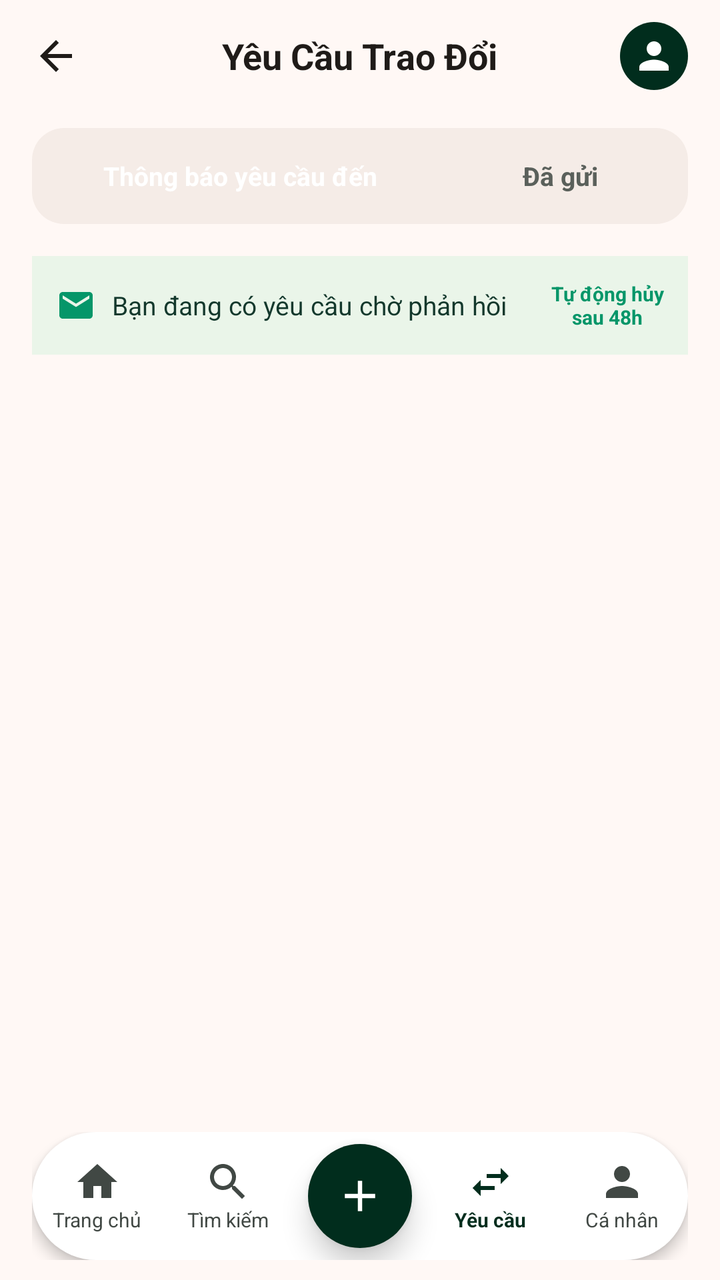
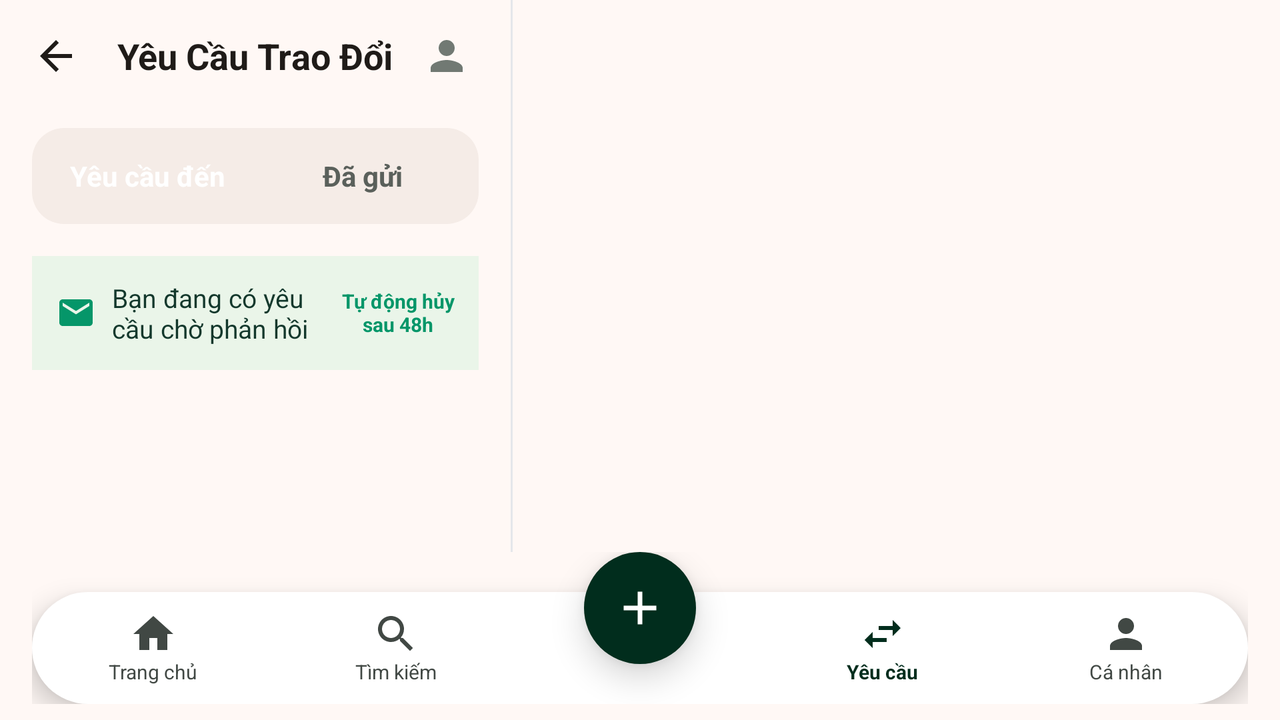

First picture: res/layout/ on a phone held upright. Second picture: the repository's own variant of that layout, on a device whose configuration matches the variant's folder. Source for both follows.
<!-- AndroidManifest.xml: application theme Theme.Project -->
<!-- res/layout/activity_manage_requests.xml -->
<?xml version="1.0" encoding="utf-8"?>
<RelativeLayout xmlns:android="http://schemas.android.com/apk/res/android"
    xmlns:app="http://schemas.android.com/apk/res-auto"
    android:layout_width="match_parent"
    android:layout_height="match_parent"
    android:background="@color/bg_surface">

    
    <RelativeLayout
        android:id="@+id/topBar"
        android:layout_width="match_parent"
        android:layout_height="56dp"
        android:paddingHorizontal="16dp"
        android:background="@color/bg_surface">

        <ImageView
            android:id="@+id/btnBack"
            android:layout_width="24dp"
            android:layout_height="24dp"
            android:layout_centerVertical="true"
            android:src="@drawable/ic_arrow_back"
            android:background="?attr/selectableItemBackgroundBorderless"
            app:tint="@color/text_primary" />

        <TextView
            android:id="@+id/tvHeaderTitle"
            android:layout_width="wrap_content"
            android:layout_height="wrap_content"
            android:layout_centerInParent="true"
            android:text="Yêu Cầu Trao Đổi"
            android:textColor="@color/text_primary"
            android:textSize="18sp"
            android:textStyle="bold" />

        <ImageView
            android:id="@+id/ivAvatarSmall"
            android:layout_width="34dp"
            android:layout_height="34dp"
            android:layout_alignParentEnd="true"
            android:layout_centerVertical="true"
            android:src="@drawable/ic_person"
            android:background="@drawable/bg_fab_add"
            android:padding="6dp"
            app:tint="@color/white" />
    </RelativeLayout>

    
    <LinearLayout
        android:id="@+id/layoutTabs"
        android:layout_width="match_parent"
        android:layout_height="wrap_content"
        android:layout_below="@id/topBar"
        android:layout_marginHorizontal="16dp"
        android:layout_marginTop="8dp"
        android:background="@drawable/bg_input_field"
        android:padding="4dp"
        android:orientation="horizontal">

        <TextView
            android:id="@+id/tvTabReceived"
            android:layout_width="0dp"
            android:layout_height="40dp"
            android:layout_weight="1.25"
            android:background="@drawable/bg_pill_active"
            android:gravity="center"
            android:paddingHorizontal="4dp"
            android:singleLine="true"
            android:ellipsize="end"
            android:text="@string/tab_requests_received"
            android:textColor="#FFFFFF"
            android:textSize="13sp"
            android:textStyle="bold" />

        <TextView
            android:id="@+id/tvTabSent"
            android:layout_width="0dp"
            android:layout_height="40dp"
            android:layout_weight="0.75"
            android:background="@android:color/transparent"
            android:gravity="center"
            android:text="@string/tab_requests_sent"
            android:textColor="@color/text_secondary"
            android:textSize="13sp"
            android:textStyle="bold" />
    </LinearLayout>

    
    <LinearLayout
        android:id="@+id/layoutSummaryBanner"
        android:layout_width="match_parent"
        android:layout_height="wrap_content"
        android:layout_below="@id/layoutTabs"
        android:layout_marginHorizontal="16dp"
        android:layout_marginTop="16dp"
        android:background="#EAF5E9"
        android:padding="12dp"
        android:orientation="horizontal"
        android:gravity="center_vertical">

        <ImageView
            android:layout_width="20dp"
            android:layout_height="20dp"
            android:src="@drawable/ic_mail"
            app:tint="@color/secondary_green" />

        <TextView
            android:id="@+id/tvSummaryCount"
            android:layout_width="0dp"
            android:layout_height="wrap_content"
            android:layout_marginStart="8dp"
            android:layout_weight="1"
            android:text="Bạn đang có yêu cầu chờ phản hồi"
            android:textColor="@color/primary_dark_green"
            android:textSize="13sp" />

        <TextView
            android:layout_width="wrap_content"
            android:layout_height="wrap_content"
            android:text="Tự động hủy\nsau 48h"
            android:textColor="@color/secondary_green"
            android:textSize="10sp"
            android:textStyle="bold"
            android:gravity="center_horizontal"/>
    </LinearLayout>

    
    <FrameLayout
        android:layout_width="match_parent"
        android:layout_height="match_parent"
        android:layout_below="@id/layoutSummaryBanner"
        android:layout_above="@id/bottomNavContainer">

        <androidx.recyclerview.widget.RecyclerView
            android:id="@+id/rvRequests"
            android:layout_width="match_parent"
            android:layout_height="match_parent"
            android:clipToPadding="false"
            android:paddingBottom="16dp" />

        <TextView
            android:id="@+id/tvEmpty"
            android:layout_width="wrap_content"
            android:layout_height="wrap_content"
            android:layout_gravity="center"
            android:text="Chưa có yêu cầu nào."
            android:textColor="@color/text_hint"
            android:textSize="14sp"
            android:visibility="gone" />
    </FrameLayout>

    
    <RelativeLayout
        android:id="@+id/bottomNavContainer"
        android:layout_width="match_parent"
        android:layout_height="wrap_content"
        android:layout_alignParentBottom="true"
        android:paddingHorizontal="16dp"
        android:paddingVertical="10dp">

        <LinearLayout
            android:layout_width="match_parent"
            android:layout_height="64dp"
            android:layout_centerVertical="true"
            android:background="@drawable/bg_bottom_nav"
            android:elevation="4dp"
            android:gravity="center"
            android:orientation="horizontal"
            android:weightSum="5">

            <LinearLayout
                android:id="@+id/btnNavHome"
                android:layout_width="0dp"
                android:layout_height="match_parent"
                android:layout_weight="1"
                android:gravity="center"
                android:orientation="vertical">
                <ImageView
                    android:layout_width="24dp"
                    android:layout_height="24dp"
                    android:src="@drawable/ic_home"
                    app:tint="@color/on_surface_variant" />
                <TextView
                    android:layout_width="wrap_content"
                    android:layout_height="wrap_content"
                    android:text="Trang chủ"
                    android:textColor="@color/on_surface_variant"
                    android:textSize="10sp" />
            </LinearLayout>

            <LinearLayout
                android:id="@+id/btnNavSearch"
                android:layout_width="0dp"
                android:layout_height="match_parent"
                android:layout_weight="1"
                android:gravity="center"
                android:orientation="vertical">
                <ImageView
                    android:layout_width="24dp"
                    android:layout_height="24dp"
                    android:src="@drawable/ic_search"
                    app:tint="@color/on_surface_variant" />
                <TextView
                    android:layout_width="wrap_content"
                    android:layout_height="wrap_content"
                    android:text="Tìm kiếm"
                    android:textColor="@color/on_surface_variant"
                    android:textSize="10sp" />
            </LinearLayout>

            <View
                android:layout_width="0dp"
                android:layout_height="match_parent"
                android:layout_weight="1" />

            <LinearLayout
                android:id="@+id/btnNavRequests"
                android:layout_width="0dp"
                android:layout_height="match_parent"
                android:layout_weight="1"
                android:gravity="center"
                android:orientation="vertical">
                <ImageView
                    android:layout_width="24dp"
                    android:layout_height="24dp"
                    android:src="@drawable/ic_swap_horiz"
                    app:tint="@color/primary" />
                <TextView
                    android:layout_width="wrap_content"
                    android:layout_height="wrap_content"
                    android:text="Yêu cầu"
                    android:textColor="@color/primary"
                    android:textSize="10sp"
                    android:textStyle="bold" />
            </LinearLayout>

            <LinearLayout
                android:id="@+id/btnNavProfile"
                android:layout_width="0dp"
                android:layout_height="match_parent"
                android:layout_weight="1"
                android:gravity="center"
                android:orientation="vertical">
                <ImageView
                    android:layout_width="24dp"
                    android:layout_height="24dp"
                    android:src="@drawable/ic_person"
                    app:tint="@color/on_surface_variant" />
                <TextView
                    android:layout_width="wrap_content"
                    android:layout_height="wrap_content"
                    android:text="Cá nhân"
                    android:textColor="@color/on_surface_variant"
                    android:textSize="10sp" />
            </LinearLayout>
        </LinearLayout>

        <ImageView
            android:id="@+id/fabAddBook"
            android:layout_width="52dp"
            android:layout_height="52dp"
            android:layout_centerInParent="true"
            android:background="@drawable/bg_fab_add"
            android:elevation="8dp"
            android:padding="13dp"
            android:src="@drawable/ic_add"
            app:tint="@color/white" />
    </RelativeLayout>
</RelativeLayout>
<!-- resources referenced by this layout -->
<resources>
  <color name="bg_surface">#FFF8F5</color>
  <color name="on_surface_variant">#414844</color>
  <color name="primary">#012D1D</color>
  <color name="primary_dark_green">#13382C</color>
  <color name="secondary_green">#059669</color>
  <color name="text_hint">#8A938C</color>
  <color name="text_primary">#1F1B18</color>
  <color name="text_secondary">#5A605B</color>
  <color name="white">#FFFFFFFF</color>
  <!-- drawable bg_bottom_nav (drawable) -->
  <?xml version="1.0" encoding="utf-8"?>
  <shape xmlns:android="http://schemas.android.com/apk/res/android">
      <solid android:color="@color/white" />
      <corners android:radius="34dp" />
  </shape>
  <!-- drawable bg_fab_add (drawable) -->
  <?xml version="1.0" encoding="utf-8"?>
  <shape xmlns:android="http://schemas.android.com/apk/res/android" android:shape="oval">
      <solid android:color="@color/primary" />
  </shape>
  <!-- drawable bg_input_field (drawable) -->
  <?xml version="1.0" encoding="utf-8"?>
  <shape xmlns:android="http://schemas.android.com/apk/res/android"
      android:shape="rectangle">
      <solid android:color="#F5ECE7" />
      <corners android:radius="16dp" />
  </shape>
  <!-- drawable ic_add (drawable) -->
  <vector xmlns:android="http://schemas.android.com/apk/res/android" android:width="24dp" android:height="24dp" android:viewportWidth="24" android:viewportHeight="24">
    <path android:fillColor="#FF000000" android:pathData="M19,13h-6v6h-2v-6H5v-2h6V5h2v6h6v2z"/>
  </vector>
  <!-- drawable ic_arrow_back (drawable) -->
  <vector xmlns:android="http://schemas.android.com/apk/res/android" android:width="24dp" android:height="24dp" android:viewportWidth="24" android:viewportHeight="24">
    <path android:fillColor="#FF000000" android:pathData="M20,11H7.83l5.59,-5.59L12,4l-8,8 8,8 1.41,-1.41L7.83,13H20v-2z"/>
  </vector>
  <!-- drawable ic_home (drawable) -->
  <vector xmlns:android="http://schemas.android.com/apk/res/android" android:width="24dp" android:height="24dp" android:viewportWidth="24" android:viewportHeight="24">
    <path android:fillColor="#FF000000" android:pathData="M10,20v-6h4v6h5v-8h3L12,3 2,12h3v8z"/>
  </vector>
  <!-- drawable ic_mail (drawable) -->
  <?xml version="1.0" encoding="utf-8"?>
  <vector xmlns:android="http://schemas.android.com/apk/res/android"
      android:width="24dp"
      android:height="24dp"
      android:viewportWidth="24"
      android:viewportHeight="24">
      <path
          android:fillColor="#717973"
          android:pathData="M20,4H4C2.9,4 2,4.9 2,6V18C2,19.1 2.9,20 4,20H20C21.1,20 22,19.1 22,18V6C22,4.9 21.1,4 20,4ZM20,8L12,13L4,8V6L12,11L20,6V8Z" />
  </vector>
  <!-- drawable ic_person (drawable) -->
  <?xml version="1.0" encoding="utf-8"?>
  <vector xmlns:android="http://schemas.android.com/apk/res/android"
      android:width="24dp"
      android:height="24dp"
      android:viewportWidth="24"
      android:viewportHeight="24">
      <path
          android:fillColor="#717973"
          android:pathData="M12,12C14.21,12 16,10.21 16,8C16,5.79 14.21,4 12,4C9.79,4 8,5.79 8,8C8,10.21 9.79,12 12,12ZM12,14C9.33,14 4,15.34 4,18V20H20V18C20,15.34 14.67,14 12,14Z" />
  </vector>
  <!-- drawable ic_swap_horiz (drawable) -->
  <vector xmlns:android="http://schemas.android.com/apk/res/android" android:width="24dp" android:height="24dp" android:viewportWidth="24" android:viewportHeight="24">
    <path android:fillColor="#FF000000" android:pathData="M6.99,11L3,15l3.99,4v-3H14v-2H6.99v-3zM21,9l-3.99,-4v3H10v2h7.01v3L21,9z"/>
  </vector>
  <string name="tab_requests_received">Thông báo yêu cầu đến</string>
  <string name="tab_requests_sent">Đã gửi</string>
  <style name="Theme.Project" parent="Base.Theme.Project" />
  <style name="Base.Theme.Project" parent="Theme.Material3.DayNight.NoActionBar">
          
          
      </style>
  <!-- some entries are left out for length -->
</resources>
<!-- res/layout-land/activity_manage_requests.xml (the repository's variant of the layout above) -->
<!-- drawn on the phone turned sideways -->
<?xml version="1.0" encoding="utf-8"?>
<RelativeLayout xmlns:android="http://schemas.android.com/apk/res/android"
    xmlns:app="http://schemas.android.com/apk/res-auto"
    android:layout_width="match_parent"
    android:layout_height="match_parent"
    android:background="@color/bg_surface">

    
    <LinearLayout
        android:layout_width="match_parent"
        android:layout_height="match_parent"
        android:layout_above="@+id/bottomNavContainer"
        android:baselineAligned="false"
        android:orientation="horizontal">

        
        
        
        <LinearLayout
            android:layout_width="0dp"
            android:layout_height="match_parent"
            android:layout_weight="4"
            android:orientation="vertical"
            android:paddingHorizontal="16dp">

            
            <RelativeLayout
                android:id="@+id/topBar"
                android:layout_width="match_parent"
                android:layout_height="56dp"
                android:background="@color/bg_surface">

                <ImageView
                    android:id="@+id/btnBack"
                    android:layout_width="24dp"
                    android:layout_height="24dp"
                    android:layout_centerVertical="true"
                    android:background="?attr/selectableItemBackgroundBorderless"
                    android:src="@drawable/ic_arrow_back"
                    app:tint="@color/text_primary" />

                <TextView
                    android:layout_width="wrap_content"
                    android:layout_height="wrap_content"
                    android:layout_centerInParent="true"
                    android:text="Yêu Cầu Trao Đổi"
                    android:textColor="@color/text_primary"
                    android:textSize="18sp"
                    android:textStyle="bold" />

                <ImageView
                    android:id="@+id/ivAvatarSmall"
                    android:layout_width="32dp"
                    android:layout_height="32dp"
                    android:layout_alignParentEnd="true"
                    android:layout_centerVertical="true"
                    android:background="@drawable/bg_avatar_circle"
                    android:padding="4dp"
                    android:src="@drawable/ic_person" />
            </RelativeLayout>

            
            <LinearLayout
                android:id="@+id/layoutTabs"
                android:layout_width="match_parent"
                android:layout_height="wrap_content"
                android:layout_marginTop="8dp"
                android:background="@drawable/bg_input_field"
                android:orientation="horizontal"
                android:padding="4dp">

                <TextView
                    android:id="@+id/tvTabReceived"
                    android:layout_width="0dp"
                    android:layout_height="40dp"
                    android:layout_weight="1"
                    android:background="@drawable/bg_pill_active"
                    android:gravity="center"
                    android:text="Yêu cầu đến"
                    android:textColor="#FFFFFF"
                    android:textSize="14sp"
                    android:textStyle="bold" />

                <TextView
                    android:id="@+id/tvTabSent"
                    android:layout_width="0dp"
                    android:layout_height="40dp"
                    android:layout_weight="1"
                    android:background="@android:color/transparent"
                    android:gravity="center"
                    android:text="Đã gửi"
                    android:textColor="@color/text_secondary"
                    android:textSize="14sp"
                    android:textStyle="bold" />
            </LinearLayout>

            
            <LinearLayout
                android:id="@+id/layoutSummaryBanner"
                android:layout_width="match_parent"
                android:layout_height="wrap_content"
                android:layout_marginTop="16dp"
                android:background="#EAF5E9"
                android:gravity="center_vertical"
                android:orientation="horizontal"
                android:padding="12dp">

                <ImageView
                    android:layout_width="20dp"
                    android:layout_height="20dp"
                    android:src="@drawable/ic_mail"
                    app:tint="@color/secondary_green" />

                <TextView
                    android:id="@+id/tvSummaryCount"
                    android:layout_width="0dp"
                    android:layout_height="wrap_content"
                    android:layout_marginStart="8dp"
                    android:layout_weight="1"
                    android:text="Bạn đang có yêu cầu chờ phản hồi"
                    android:textColor="@color/primary_dark_green"
                    android:textSize="13sp" />

                <TextView
                    android:layout_width="wrap_content"
                    android:layout_height="wrap_content"
                    android:gravity="center_horizontal"
                    android:text="Tự động hủy\nsau 48h"
                    android:textColor="@color/secondary_green"
                    android:textSize="10sp"
                    android:textStyle="bold" />
            </LinearLayout>
        </LinearLayout>

        
        <View
            android:layout_width="1dp"
            android:layout_height="match_parent"
            android:background="#E5E7EB" />

        
        
        
        <FrameLayout
            android:layout_width="0dp"
            android:layout_height="match_parent"
            android:layout_weight="6">

            <androidx.recyclerview.widget.RecyclerView
                android:id="@+id/rvRequests"
                android:layout_width="match_parent"
                android:layout_height="match_parent"
                android:clipToPadding="false"
                android:paddingHorizontal="16dp"
                android:paddingTop="8dp"
                android:paddingBottom="16dp" />

            <TextView
                android:id="@+id/tvEmpty"
                android:layout_width="wrap_content"
                android:layout_height="wrap_content"
                android:layout_gravity="center"
                android:text="Chưa có yêu cầu nào."
                android:textColor="@color/text_hint"
                android:textSize="14sp"
                android:visibility="gone" />
        </FrameLayout>
    </LinearLayout>

    
    
    
    <RelativeLayout
        android:id="@+id/bottomNavContainer"
        android:layout_width="match_parent"
        android:layout_height="wrap_content"
        android:layout_alignParentBottom="true"
        android:paddingHorizontal="16dp"
        android:paddingBottom="8dp">

        <LinearLayout
            android:layout_width="match_parent"
            android:layout_height="56dp"
            android:layout_marginTop="20dp"
            android:background="@drawable/bg_bottom_nav"
            android:elevation="8dp"
            android:gravity="center"
            android:orientation="horizontal"
            android:weightSum="5">

            <LinearLayout
                android:layout_width="0dp"
                android:layout_height="match_parent"
                android:layout_weight="1"
                android:gravity="center"
                android:orientation="vertical">

                <ImageView
                    android:layout_width="24dp"
                    android:layout_height="24dp"
                    android:src="@drawable/ic_home"
                    app:tint="@color/on_surface_variant" />

                <TextView
                    android:layout_width="wrap_content"
                    android:layout_height="wrap_content"
                    android:text="Trang chủ"
                    android:textColor="@color/on_surface_variant"
                    android:textSize="10sp" />
            </LinearLayout>

            <LinearLayout
                android:layout_width="0dp"
                android:layout_height="match_parent"
                android:layout_weight="1"
                android:gravity="center"
                android:orientation="vertical">

                <ImageView
                    android:layout_width="24dp"
                    android:layout_height="24dp"
                    android:src="@drawable/ic_search"
                    app:tint="@color/on_surface_variant" />

                <TextView
                    android:layout_width="wrap_content"
                    android:layout_height="wrap_content"
                    android:text="Tìm kiếm"
                    android:textColor="@color/on_surface_variant"
                    android:textSize="10sp" />
            </LinearLayout>

            
            <View
                android:layout_width="0dp"
                android:layout_height="match_parent"
                android:layout_weight="1" />

            <LinearLayout
                android:layout_width="0dp"
                android:layout_height="match_parent"
                android:layout_weight="1"
                android:gravity="center"
                android:orientation="vertical">

                <ImageView
                    android:layout_width="24dp"
                    android:layout_height="24dp"
                    android:src="@drawable/ic_swap_horiz"
                    app:tint="@color/primary" />

                <TextView
                    android:layout_width="wrap_content"
                    android:layout_height="wrap_content"
                    android:text="Yêu cầu"
                    android:textColor="@color/primary"
                    android:textSize="10sp"
                    android:textStyle="bold" />
            </LinearLayout>

            <LinearLayout
                android:layout_width="0dp"
                android:layout_height="match_parent"
                android:layout_weight="1"
                android:gravity="center"
                android:orientation="vertical">

                <ImageView
                    android:layout_width="24dp"
                    android:layout_height="24dp"
                    android:src="@drawable/ic_person"
                    app:tint="@color/on_surface_variant" />

                <TextView
                    android:layout_width="wrap_content"
                    android:layout_height="wrap_content"
                    android:text="Cá nhân"
                    android:textColor="@color/on_surface_variant"
                    android:textSize="10sp" />
            </LinearLayout>
        </LinearLayout>

        
        <ImageView
            android:layout_width="56dp"
            android:layout_height="56dp"
            android:layout_centerHorizontal="true"
            android:background="@drawable/bg_fab_add"
            android:elevation="10dp"
            android:padding="14dp"
            android:src="@drawable/ic_add"
            app:tint="@color/white" />
    </RelativeLayout>
</RelativeLayout>
<!-- resources referenced by the variant -->
<!-- as the phone turned sideways resolves them -->
<resources>
  <color name="bg_surface">#FFF8F5</color>
  <color name="on_surface_variant">#414844</color>
  <color name="primary">#012D1D</color>
  <color name="primary_dark_green">#13382C</color>
  <color name="secondary_green">#059669</color>
  <color name="text_hint">#8A938C</color>
  <color name="text_primary">#1F1B18</color>
  <color name="text_secondary">#5A605B</color>
  <color name="white">#FFFFFFFF</color>
  <!-- drawable bg_bottom_nav (drawable) -->
  <?xml version="1.0" encoding="utf-8"?>
  <shape xmlns:android="http://schemas.android.com/apk/res/android">
      <solid android:color="@color/white" />
      <corners android:radius="34dp" />
  </shape>
  <!-- drawable bg_fab_add (drawable) -->
  <?xml version="1.0" encoding="utf-8"?>
  <shape xmlns:android="http://schemas.android.com/apk/res/android" android:shape="oval">
      <solid android:color="@color/primary" />
  </shape>
  <!-- drawable bg_input_field (drawable) -->
  <?xml version="1.0" encoding="utf-8"?>
  <shape xmlns:android="http://schemas.android.com/apk/res/android"
      android:shape="rectangle">
      <solid android:color="#F5ECE7" />
      <corners android:radius="16dp" />
  </shape>
  <!-- drawable ic_add (drawable) -->
  <vector xmlns:android="http://schemas.android.com/apk/res/android" android:width="24dp" android:height="24dp" android:viewportWidth="24" android:viewportHeight="24">
    <path android:fillColor="#FF000000" android:pathData="M19,13h-6v6h-2v-6H5v-2h6V5h2v6h6v2z"/>
  </vector>
  <!-- drawable ic_arrow_back (drawable) -->
  <vector xmlns:android="http://schemas.android.com/apk/res/android" android:width="24dp" android:height="24dp" android:viewportWidth="24" android:viewportHeight="24">
    <path android:fillColor="#FF000000" android:pathData="M20,11H7.83l5.59,-5.59L12,4l-8,8 8,8 1.41,-1.41L7.83,13H20v-2z"/>
  </vector>
  <!-- drawable ic_home (drawable) -->
  <vector xmlns:android="http://schemas.android.com/apk/res/android" android:width="24dp" android:height="24dp" android:viewportWidth="24" android:viewportHeight="24">
    <path android:fillColor="#FF000000" android:pathData="M10,20v-6h4v6h5v-8h3L12,3 2,12h3v8z"/>
  </vector>
  <!-- drawable ic_mail (drawable) -->
  <?xml version="1.0" encoding="utf-8"?>
  <vector xmlns:android="http://schemas.android.com/apk/res/android"
      android:width="24dp"
      android:height="24dp"
      android:viewportWidth="24"
      android:viewportHeight="24">
      <path
          android:fillColor="#717973"
          android:pathData="M20,4H4C2.9,4 2,4.9 2,6V18C2,19.1 2.9,20 4,20H20C21.1,20 22,19.1 22,18V6C22,4.9 21.1,4 20,4ZM20,8L12,13L4,8V6L12,11L20,6V8Z" />
  </vector>
  <!-- drawable ic_person (drawable) -->
  <?xml version="1.0" encoding="utf-8"?>
  <vector xmlns:android="http://schemas.android.com/apk/res/android"
      android:width="24dp"
      android:height="24dp"
      android:viewportWidth="24"
      android:viewportHeight="24">
      <path
          android:fillColor="#717973"
          android:pathData="M12,12C14.21,12 16,10.21 16,8C16,5.79 14.21,4 12,4C9.79,4 8,5.79 8,8C8,10.21 9.79,12 12,12ZM12,14C9.33,14 4,15.34 4,18V20H20V18C20,15.34 14.67,14 12,14Z" />
  </vector>
  <!-- drawable ic_swap_horiz (drawable) -->
  <vector xmlns:android="http://schemas.android.com/apk/res/android" android:width="24dp" android:height="24dp" android:viewportWidth="24" android:viewportHeight="24">
    <path android:fillColor="#FF000000" android:pathData="M6.99,11L3,15l3.99,4v-3H14v-2H6.99v-3zM21,9l-3.99,-4v3H10v2h7.01v3L21,9z"/>
  </vector>
  <style name="Theme.Project" parent="Base.Theme.Project" />
  <style name="Base.Theme.Project" parent="Theme.Material3.DayNight.NoActionBar">
          
          
      </style>
  <!-- some entries are left out for length -->
</resources>
